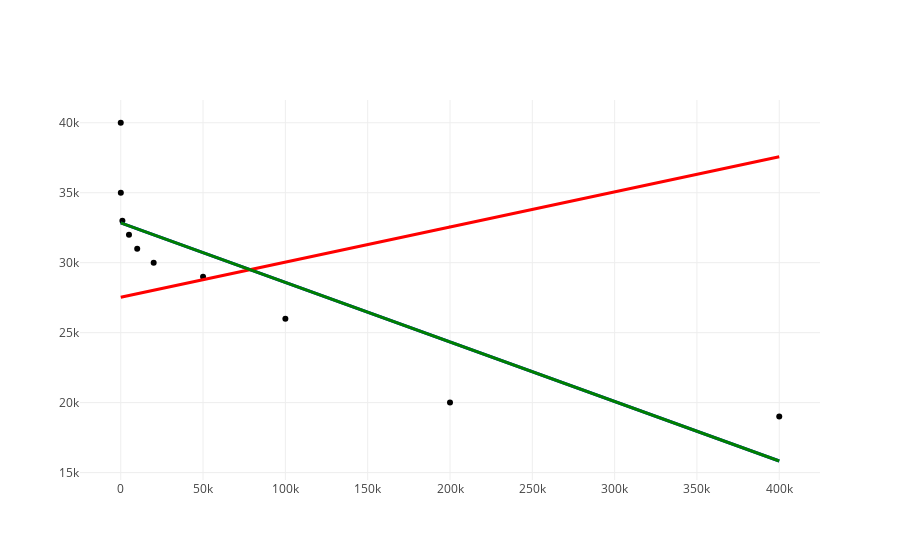

The notebook cell this image was saved under:
### Markdown cell above
Iscrtajmo linearnu regresiju koju formiraju novopronađeni parametri $m_0$ i $m_1$:

### Code cell
calculus_linear_regression_line = go.Scatter(x=car_mileages, 
                                             y=calculate_line_height(x=car_mileages, k=m_1, n=m_0),
                                             mode='lines',
                                             line=dict(color='green', width=3))

figure = go.Figure(data=[plot_data,
                         linear_regression_line,
                         fchc_linear_regression_line,
                         calculus_linear_regression_line],
                   layout=layout)

ply.iplot(figure)

### Figure 1 — Plotly figure (JSON) as saved in the notebook; plotly's stock layout.template omitted (floating-point values rounded to 4 significant figures)
{"data": [{"marker": {"color": "black"}, "mode": "markers", "type": "scatter", "uid": "5abe05cb-058b-45dc-8c97-8ec4f56c44e8", "x": [10000, 400000, 5000, 0, 1000, 100000, 50000, 50, 20000, 200000], "y": [31000, 19000, 32000, 40000, 33000, 26000, 29000, 35000, 30000, 20000]}, {"line": {"color": "blue", "width": 3}, "mode": "lines", "type": "scatter", "uid": "8f5df110-25c3-4019-be4d-64c43621fae7", "x": [10000, 400000, 5000, 0, 1000, 100000, 50000, 50, 20000, 200000], "y": [32420.0, 15830.0, 32630.0, 32840.0, 32800.0, 28590.0, 30720.0, 32840.0, 31990.0, 24340.0]}, {"line": {"color": "red", "width": 3}, "mode": "lines", "type": "scatter", "uid": "c0e7e38d-2266-4581-978c-295fafffcb9e", "x": [10000, 400000, 5000, 0, 1000, 100000, 50000, 50, 20000, 200000], "y": [27780.0, 37560.0, 27650.0, 27530.0, 27550.0, 30040.0, 28780.0, 27530.0, 28030.0, 32550.0]}, {"line": {"color": "green", "width": 3}, "mode": "lines", "type": "scatter", "uid": "7ced0928-38ba-4449-8d70-5a70ca2a7d61", "x": [10000, 400000, 5000, 0, 1000, 100000, 50000, 50, 20000, 200000], "y": [32420.0, 15830.0, 32630.0, 32840.0, 32800.0, 28590.0, 30720.0, 32840.0, 31990.0, 24340.0]}], "layout": {"hovermode": "closest", "showlegend": false, "xaxis": {"showticklabels": true, "ticks": "", "zeroline": false}, "yaxis": {"showticklabels": true, "ticks": "", "zeroline": false}}}
